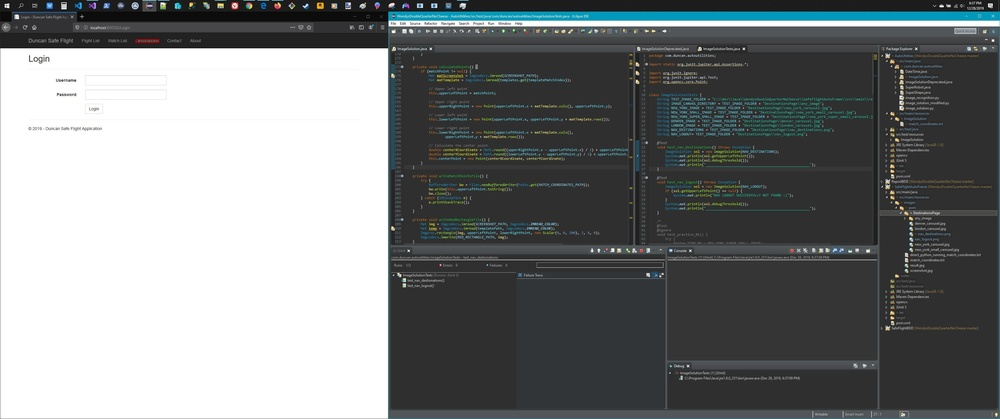
#> input picture AutoUtilities/src/main/resources/ImageSolution/red_rectangle.jpg, 1000 x 419 px, shrunk from 3440 x 1440 before the run
$ python image_solution.py ../../../../../../../../AutoUtilities/src/main/resources/ImageSolution/practiceImgDisplay.jpg ../../../../../../../../AutoUtilities/src/main/resources/ImageSolution/red_rectangle.jpg ../../../../../../../../AutoUtilities/src/main/resources/ImageSolution/red_rectangle.jpg
#> lines starting #> are read from the running program, lines starting #| are printed output that depends on the picture; long printed decimals are rounded
import os
import sys
import cv2
import numpy as np

class ImageSolution:

	def __init__(self, template_image, screenshot_image):
		print(template_image)
		print(screenshot_image)
		self._template_image = template_image
		self._screenshot_image = screenshot_image
		self._screen = None
		self._loc = None

	def calculate_template_match_coordinates(self):
		self._screen = cv2.imread(self._screenshot_image)
#> self._screen is the input picture: shape (419, 1000, 3); mean B, G, R 127.1, 126.7, 123.4
		gray_screen = cv2.cvtColor(self._screen, cv2.COLOR_BGR2GRAY)
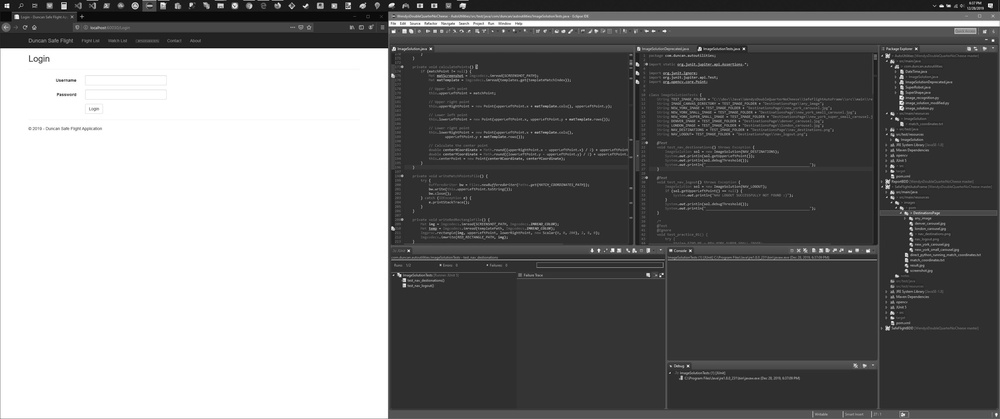
#> gray_screen: shape (419, 1000); min 0, max 255, mean 125.7
		template = cv2.imread(template_image, 0)
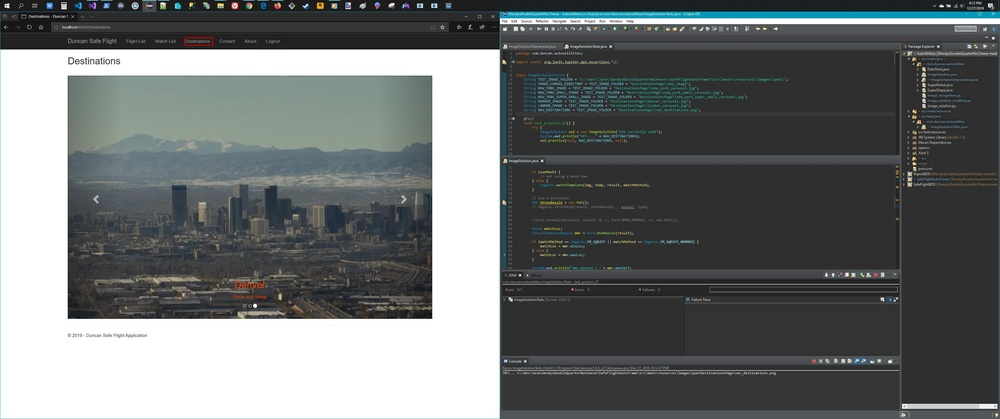
#> input picture AutoUtilities/src/main/resources/ImageSolution/practiceImgDisplay.jpg, 1000 x 419 px, shrunk from 3440 x 1440 before the run
#> template: shape (419, 1000); min 0, max 255, mean 111
		w, h = template.shape[::-1]
#> w = 1000; h = 419
		print("Template shape:")
		print("w = " + str(w))
#| w = 1000
		print("h = " + str(h))
#| h = 419
		print("")
		result = cv2.matchTemplate(gray_screen, template, cv2.TM_CCOEFF_NORMED)
#> result = [0.512]
		print("result type is .... " + str(type(result)))
#> (printed output is left out)
		print("")
		print("Result:")
		print(result)
#| [[0.5116]]
		print("")
		threshold = 0.97
		self._loc = np.where(result >= threshold)
#> self._loc = (empty array, empty array)
		print("")
		print("loc:")
		print(self._loc)
#| (array([], dtype=int64), array([], dtype=int64))

	def write_results_to_file(self, write_file):
		"""Writes the results to a file so Java can consume.
		"""
		f = open(write_file, 'w')
		num_matches = 0
		for pt in zip(*self._loc[::-1]):
			num_matches = num_matches + 1
			f.write(str(pt) + '\n')
			print("Match found...")
			print("   Upperleft  = " + str(pt))
			print("   Upperright = " + str( (pt[0] + w, pt[1] + h) ))
			cv2.rectangle(screen, pt, (pt[0] + w, pt[1] + h), (0, 0, 255), 2)
#> this loop made 0 passes
#> after the loop, num_matches = 0
		if num_matches == 0:
			f.write('None')
		print("Number of Matches = " + str(num_matches))
#| Number of Matches = 0
		f.close()

	def display_results(self):
		"""Display the results in a window with a red rectangle around the matches.
		"""
		cv2.imshow("screen", self._screen)
		cv2.waitKey(0)
		cv2.destroyAllWindows()


if __name__ == '__main__':
	template_image = sys.argv[1]
	screenshot_image = sys.argv[2]
	f = sys.argv[3]
	sol = ImageSolution(template_image, screenshot_image)
	sol.calculate_template_match_coordinates()
	sol.write_results_to_file(f)
	# [5 lines of commented-out code are left out]
